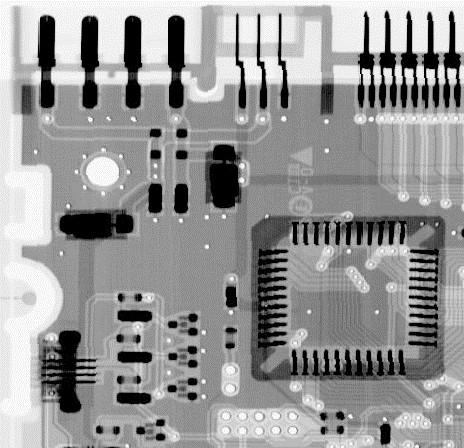
%> input picture Homeworks/Week7/images/board-orig.bmp, 464 x 448 px
$ octave High_Frequency_Enhancement.m   (GNU Octave 9; MATLAB toolbox functions it lacks are replaced by stand-ins)
%> lines starting %> are read from the running program, lines starting %| are printed output that depends on the picture
f = imread('board-orig.bmp');
%> f is the input picture: size 448x464 uint8; min 0, max 255, mean 150.3
f = mat2gray(f,[0 255]);
%> f: size 448x464 double

[M,N] = size(f);
%> M = 448; N = 464
P = 2*M;
%> P = 896
Q = 2*N;
%> Q = 928
fc = zeros(M,N);

for x = 1:1:M
    for y = 1:1:N
        fc(x,y) = f(x,y) * (-1)^(x+y);
    end
end
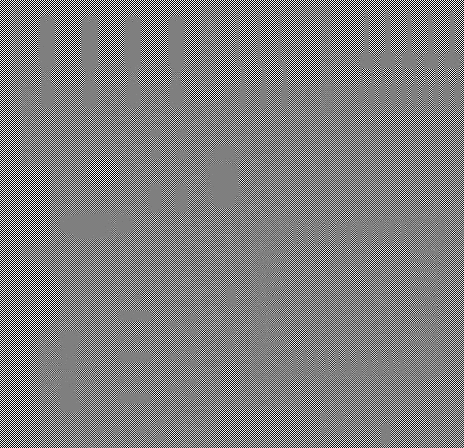
%> fc: size 448x464 double; min -1, max 1, mean 2.85e-05; drawn with min black and max white
F = fft2(fc,P,Q);

H_1 = zeros(P,Q);
H_2 = zeros(P,Q);
H_3 = zeros(P,Q);
a1 = 0.5;
a2 = 0.5;
a3 = 0.5;
b1 = 1.5;
b2 = 1.75;
b3 = 2.0;
for x = (-P/2):1:(P/2)-1
     for y = (-Q/2):1:(Q/2)-1
        D = (x^2 + y^2)^(0.5);
        D_0 = 60;
        H_1(x+(P/2)+1,y+(Q/2)+1) = 1/(1+(D_0/D)^2);
        H_2(x+(P/2)+1,y+(Q/2)+1) = 1/(1+(D_0/D)^2);
        H_3(x+(P/2)+1,y+(Q/2)+1) = 1/(1+(D_0/D)^2);
     end
end
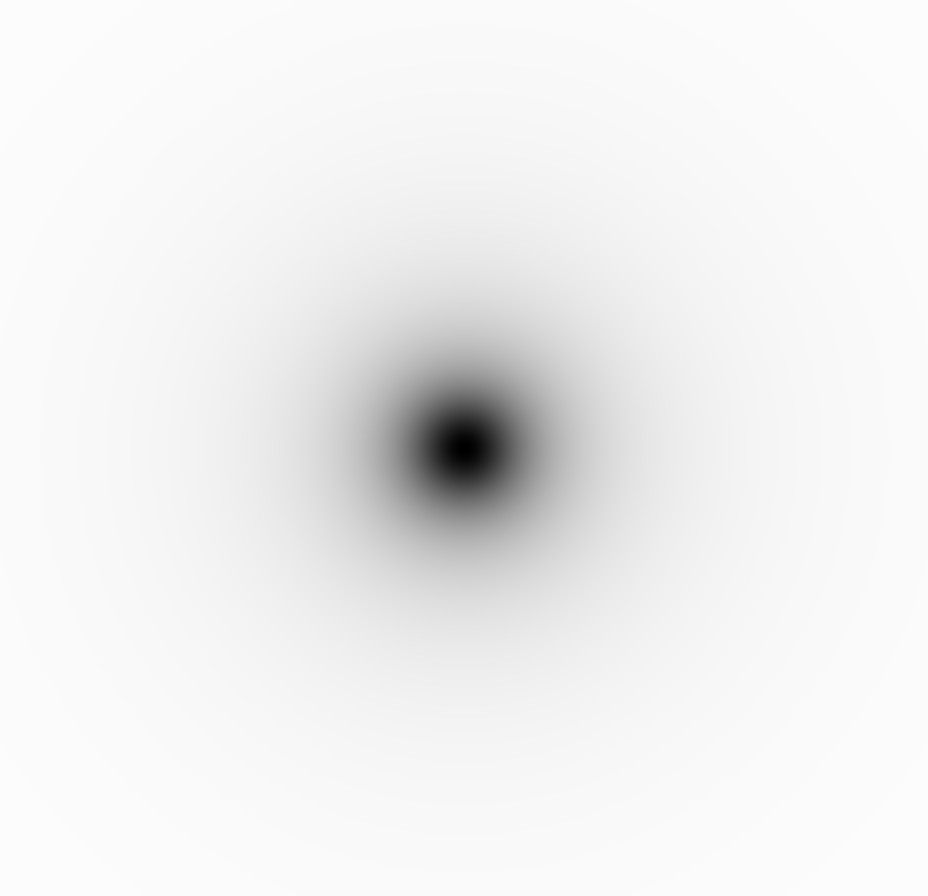
%> H_1: size 896x928 double; min 0, max 0.991, mean 0.942
H_1 = a1+b1*H_1;
H_2 = a2+b2*H_2;
H_3 = a3+b3*H_3;

G_1 = H_1 .* F;
G_2 = H_2 .* F;
G_3 = H_3 .* F;

g_1 = real(ifft2(G_1));
g_1 = g_1(1:1:M,1:1:N);
%> g_1: size 448x464 double

g_2 = real(ifft2(G_2));
g_2 = g_2(1:1:M,1:1:N);
%> g_2: size 448x464 double

g_3 = real(ifft2(G_3));
g_3 = g_3(1:1:M,1:1:N);
%> g_3: size 448x464 double


for x = 1:1:M
    for y = 1:1:N
        g_1(x,y) = g_1(x,y) * (-1)^(x+y);
        g_2(x,y) = g_2(x,y) * (-1)^(x+y);
        g_3(x,y) = g_3(x,y) * (-1)^(x+y);
    end
end
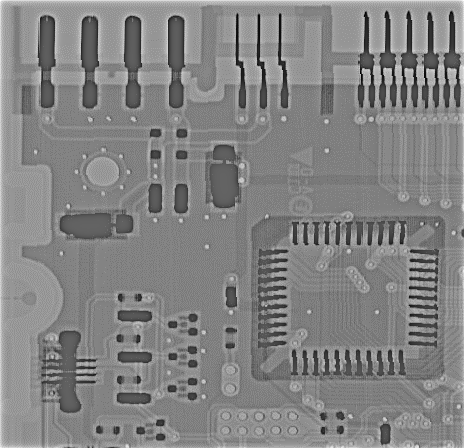
%> g_1: size 448x464 double; min -0.943, max 1.47, mean 0.308; drawn with min black and max white


figure;
subplot(1,2,1);
imshow(f,[0 1]);
xlabel('Original Image');
subplot(1,2,2);
imshow(log(1 + abs(F)),[ ]);
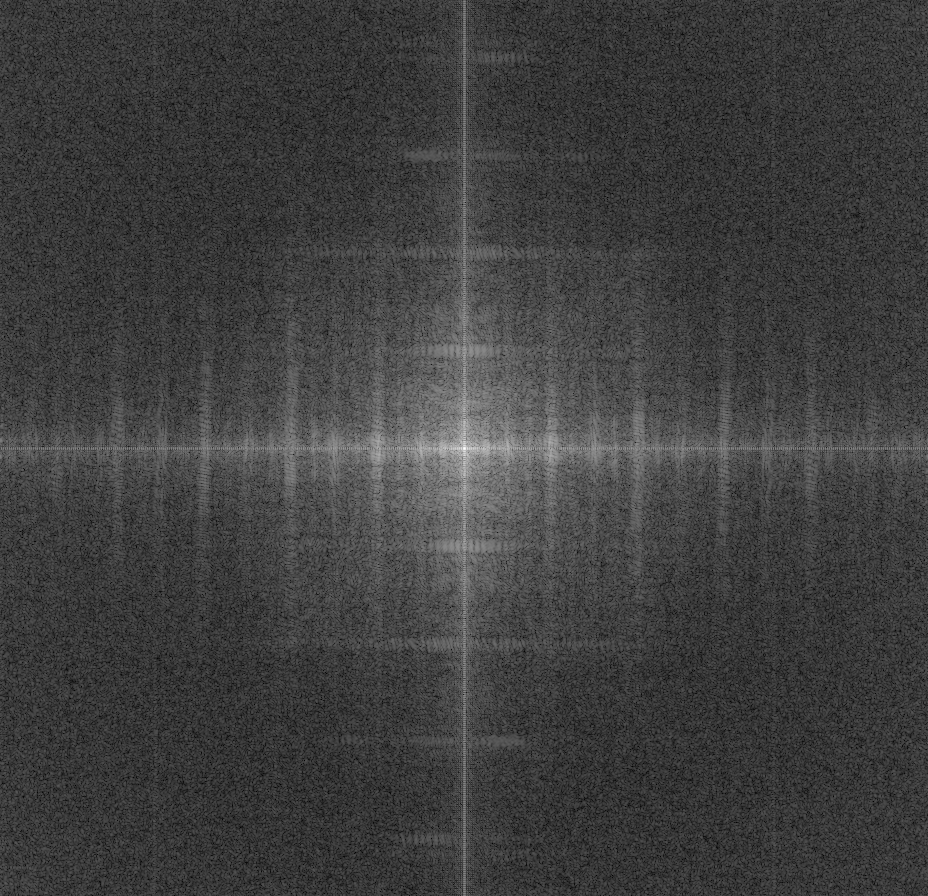
%> displayed picture: size 896x928, on the screen's scale of 0 to 255; min 0, max 255, mean 63.2
xlabel('Frequency Domain');

figure;
subplot(2,2,2);
imshow(H_1,[0 1]);
xlabel('Enhancement (a = 0.5, b = 1.5)');
subplot(2,2,1);
h = mesh(1:5:P,1:5:Q,H_1(1:5:P,1:5:Q)');
set(h,'EdgeColor','k');
axis([0 P 0 Q 0 1]);
xlabel('u');ylabel('v');
zlabel('|H(u,v)|');
subplot(2,2,4);
imshow(log(1 + abs(G_1)),[ ]);
xlabel('Result in frequency domain');
subplot(2,2,3);
imshow(g_1,[0 1]);
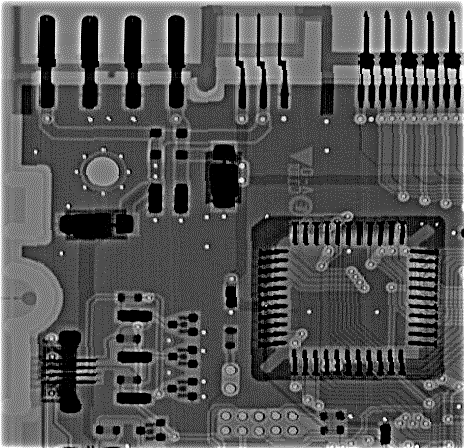
%> displayed picture: size 448x464, on the screen's scale of 0 to 255; min 0, max 255, mean 85.8
xlabel('Result image');
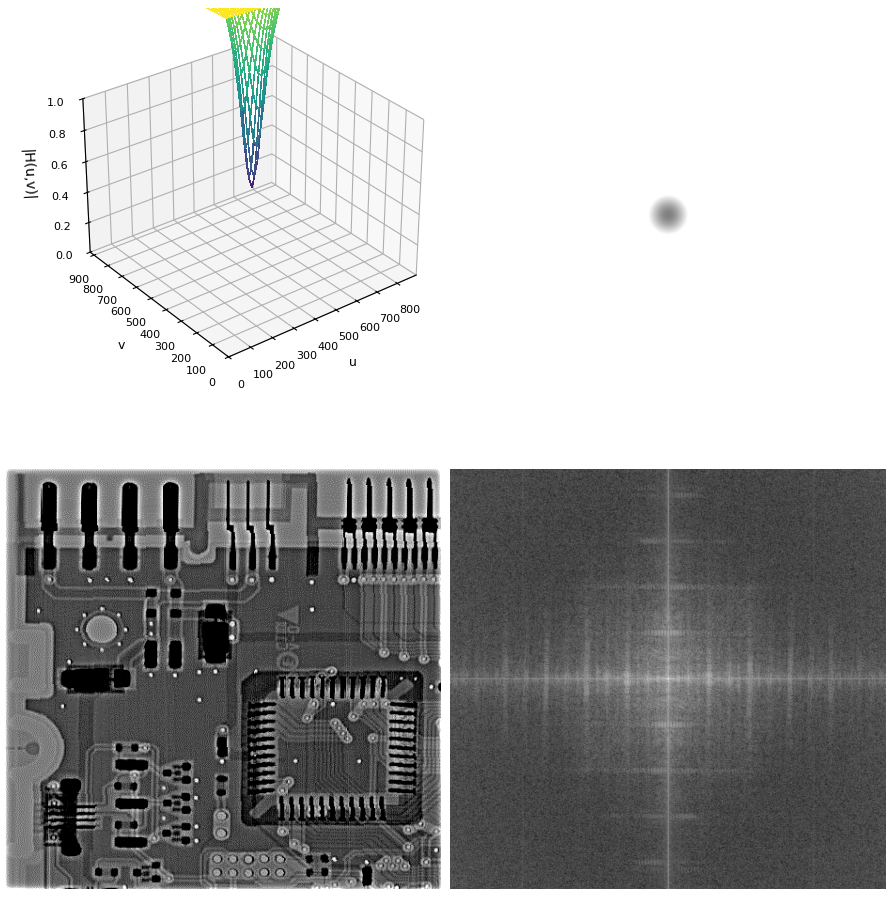
%> figure redrawn from the program's plot data, 4 panels

figure;
subplot(2,2,2);
imshow(H_2,[0 1]);
xlabel('Enhancement (a = 0.5, b = 1.75)');
subplot(2,2,1);
h = mesh(1:5:P,1:5:Q,H_2(1:5:P,1:5:Q)');
set(h,'EdgeColor','k');
axis([0 P 0 Q 0 1]);
xlabel('u');ylabel('v');
zlabel('|H(u,v)|');
subplot(2,2,4);
imshow(log(1 + abs(G_2)),[ ]);
xlabel('Result in frequency domain');
subplot(2,2,3);
imshow(g_2,[0 1]);
xlabel('Result image');

figure;
subplot(2,2,2);
imshow(H_3,[0 1]);
xlabel('Enhancement (a = 0.5, b = 2.0)');
subplot(2,2,1);
h = mesh(1:5:P,1:5:Q,H_3(1:5:P,1:5:Q)');
set(h,'EdgeColor','k');
axis([0 P 0 Q 0 1]);
xlabel('u');ylabel('v');
zlabel('|H(u,v)|');
subplot(2,2,4);
imshow(log(1 + abs(G_3)),[ ]);
xlabel('Result in frequency domain');
subplot(2,2,3);
imshow(g_3,[0 1]);
xlabel('Result image');
